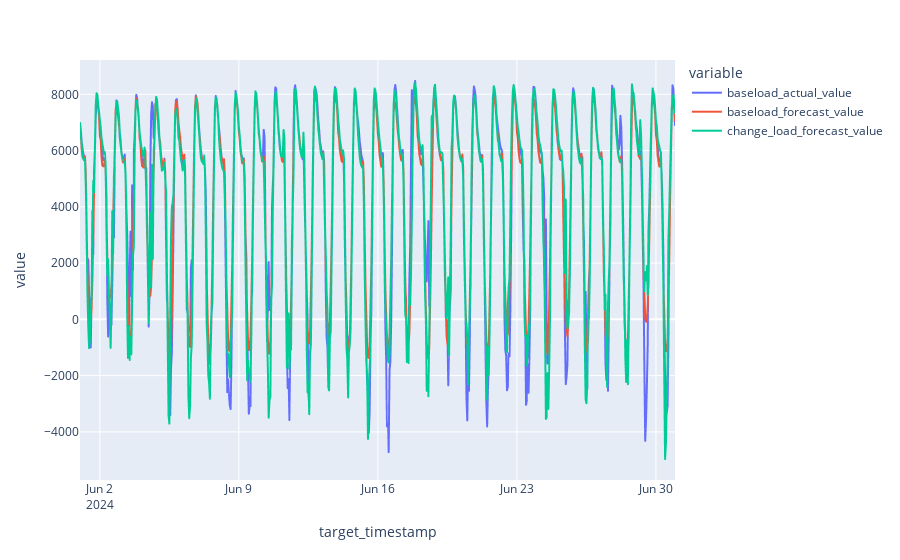

Write notebook code for a chart like this one.
### Code cell
from DB_Utils import fetch_data, fetch_forecast_data_with_options
import pandas as pd
import plotly.express as px

start_date = '2024-06-01'
end_date = '2024-06-30'

baseload_preds = fetch_forecast_data_with_options(1, start_date, end_date, columns=['actual_value', 'forecast_value'], model='LSTM_Baseload', scenario='24hr')
change_load_preds = fetch_forecast_data_with_options(1, start_date, end_date, columns=['forecast_value'], model='LSTM_Change_in_Load', scenario='24hr')

change_load_preds = change_load_preds.rename(columns={'forecast_value': 'change_load_forecast_value'})
baseload_preds = baseload_preds.rename(columns={'actual_value': 'baseload_actual_value', 'forecast_value': 'baseload_forecast_value'})

combined_preds = pd.concat([baseload_preds[['baseload_actual_value', 'baseload_forecast_value']], change_load_preds['change_load_forecast_value']], axis=1)
combined_preds = combined_preds.dropna()

px.line(combined_preds)

### Figure 1 — Plotly figure (JSON) as saved in the notebook; plotly's stock layout.template omitted (floating-point values rounded to 4 significant figures; data arrays with more than 128 entries replaced by an {"elided": "..."} marker saying what was removed)
{"data": [{"hovertemplate": "variable=baseload_actual_value<br>target_timestamp=%{x}<br>value=%{y}<extra></extra>", "legendgroup": "baseload_actual_value", "line": {"color": "#636efa", "dash": "solid"}, "marker": {"symbol": "circle"}, "mode": "lines", "name": "baseload_actual_value", "showlegend": true, "type": "scattergl", "x": {"elided": "720 str values"}, "xaxis": "x", "y": {"elided": "720 float values"}, "yaxis": "y"}, {"hovertemplate": "variable=baseload_forecast_value<br>target_timestamp=%{x}<br>value=%{y}<extra></extra>", "legendgroup": "baseload_forecast_value", "line": {"color": "#EF553B", "dash": "solid"}, "marker": {"symbol": "circle"}, "mode": "lines", "name": "baseload_forecast_value", "showlegend": true, "type": "scattergl", "x": {"elided": "720 str values"}, "xaxis": "x", "y": {"elided": "720 float values"}, "yaxis": "y"}, {"hovertemplate": "variable=change_load_forecast_value<br>target_timestamp=%{x}<br>value=%{y}<extra></extra>", "legendgroup": "change_load_forecast_value", "line": {"color": "#00cc96", "dash": "solid"}, "marker": {"symbol": "circle"}, "mode": "lines", "name": "change_load_forecast_value", "showlegend": true, "type": "scattergl", "x": {"elided": "720 str values"}, "xaxis": "x", "y": {"elided": "720 float values"}, "yaxis": "y"}], "layout": {"legend": {"title": {"text": "variable"}, "tracegroupgap": 0}, "margin": {"t": 60}, "xaxis": {"anchor": "y", "domain": [0, 1], "title": {"text": "target_timestamp"}}, "yaxis": {"anchor": "x", "domain": [0, 1], "title": {"text": "value"}}}}
